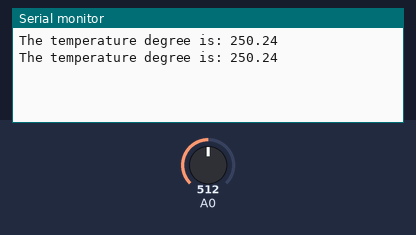
Simulated run of this sketch. Board: Arduino Uno, built with avr-gcc and run on an emulated ATmega328P. On the bench: the last lines printed to the serial monitor. The inputs (shaded band) are chosen by the test bench; at power-on: A0 = 512.

Above: at 1.8 s.
1.9 s: A0 set to 716
At 2.8 s:
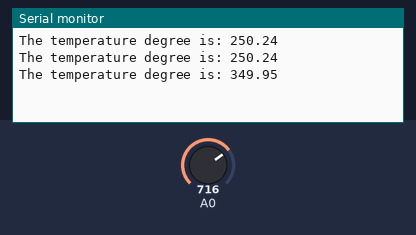
3.4 s: A0 set to 900
At 4.6 s:
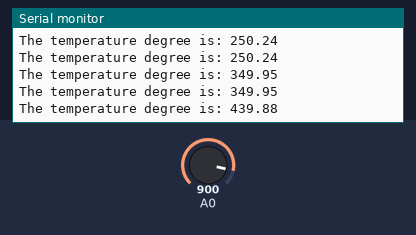
Timing chart, 0 to 6.4 s (numbered marks = the images above; inputs shaded):
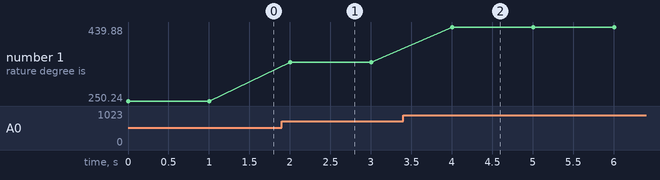

The sketch:

temperature-measurement.ino
```cpp
void setup() {
	Serial.begin(9600);
}

void loop() {
	float sensorValue = analogRead(A0);
	float temperature = (sensorValue / 1023) * 5 * 100;

	Serial.print("The temperature degree is: ");
	Serial.println(temperature);
	delay(1000);
}
```

Measured:
- after the input at 1.9 s, the serial monitor: prints a new line after 0.10 s (image 1)
- after the input at 3.4 s, the serial monitor: prints a new line after 0.60 s (image 2)
- plotted number 1: 250.24 → 349.95 after the input at 1.9 s, 349.95 → 439.88 after the input at 3.4 s
